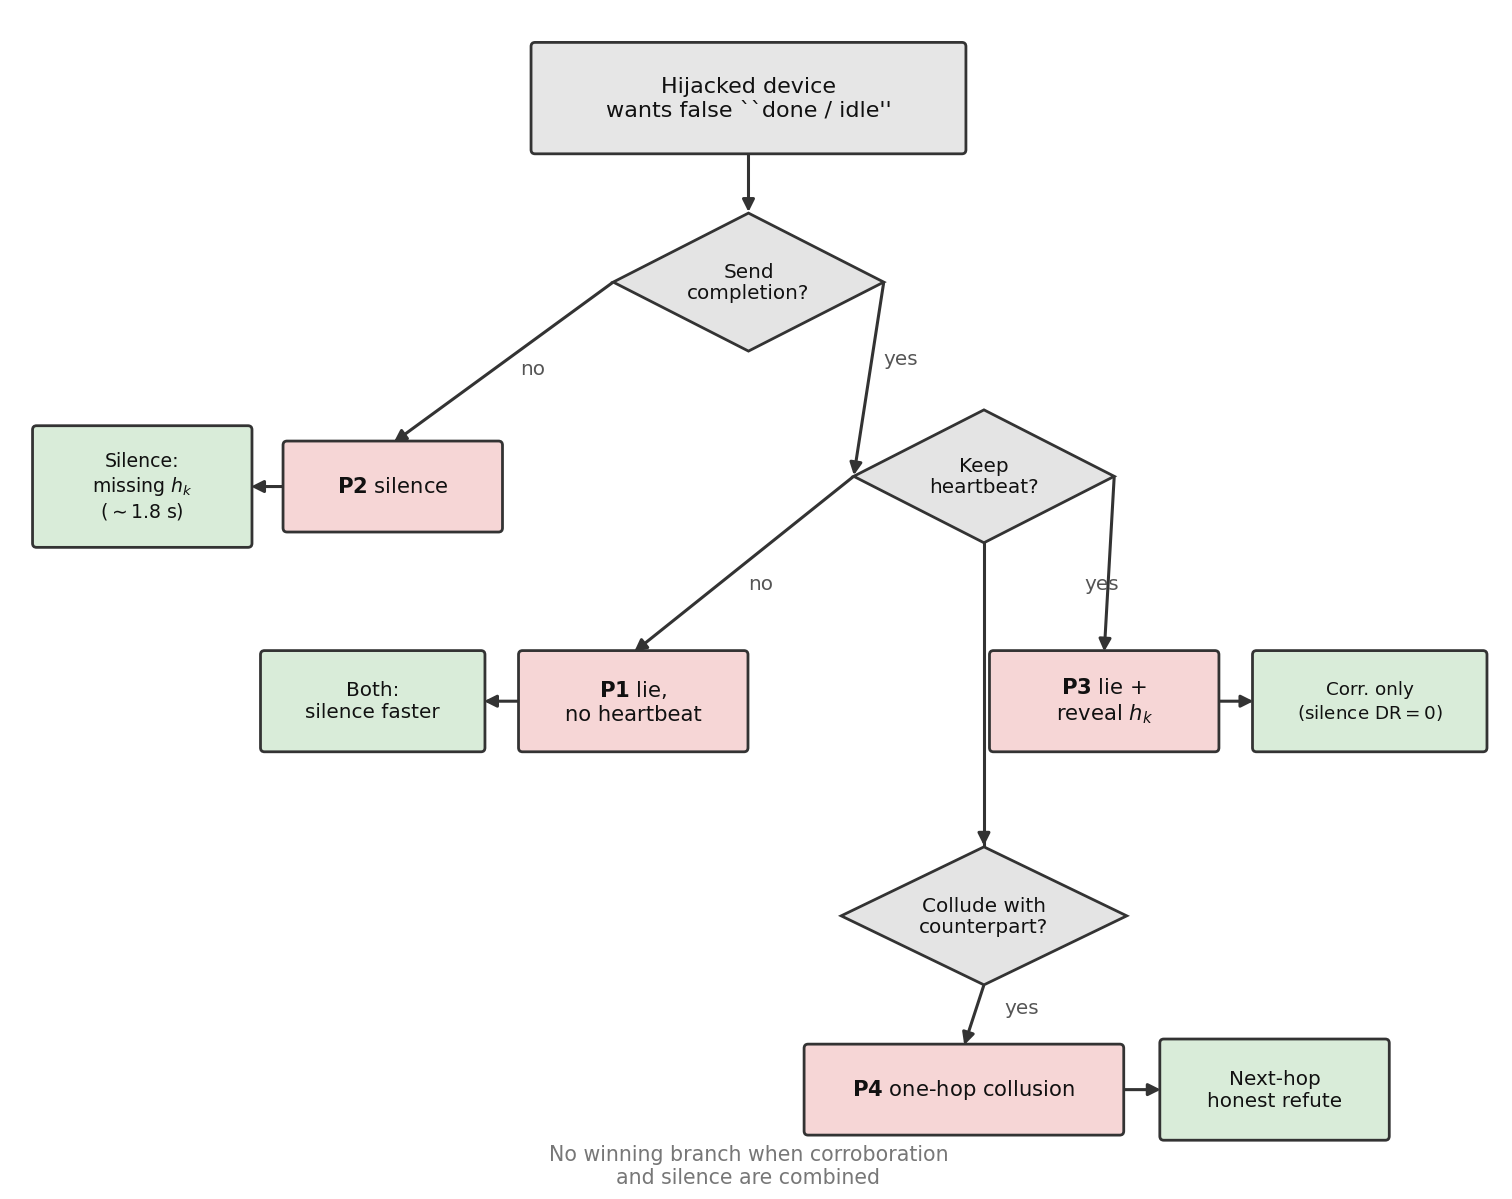

The script that saved this image:
# -*- coding: utf-8 -*-
"""Attacker decision tree P1--P4 (paper03 fig:attack-tree)."""
from __future__ import annotations

import os

import matplotlib

matplotlib.use("Agg")
import matplotlib.pyplot as plt
from matplotlib.patches import FancyArrowPatch, FancyBboxPatch, Polygon

HERE = os.path.dirname(os.path.abspath(__file__))
OUT = os.path.join(HERE, "fig_attack_tree")

plt.rcParams.update({
    "font.sans-serif": ["DejaVu Sans", "Arial", "Helvetica"],
    "axes.unicode_minus": False,
    "mathtext.fontset": "dejavusans",
    "figure.dpi": 200,
})

C_EDGE = "#333333"
C_NOTE = "#555555"
C_FAIL = "#e6e6e6"
C_DEC = "#e4e4e4"
C_ATK = "#f6d6d6"
C_DET = "#d9ecd9"


def rbox(ax, cx, cy, w, h, text, fc, fs=7.6):
    x, y = cx - w / 2, cy - h / 2
    ax.add_patch(FancyBboxPatch(
        (x, y), w, h, boxstyle="round,pad=0.02,rounding_size=0.04",
        facecolor=fc, edgecolor=C_EDGE, linewidth=1.0, zorder=3))
    ax.text(cx, cy, text, ha="center", va="center",
            fontsize=fs, color="#111", zorder=4, linespacing=1.2)
    return (cx, cy + h / 2), (cx, cy - h / 2), (cx - w / 2, cy), (cx + w / 2, cy)


def diamond(ax, cx, cy, w, h, text, fs=7.2):
    pts = [(cx, cy + h / 2), (cx + w / 2, cy), (cx, cy - h / 2), (cx - w / 2, cy)]
    ax.add_patch(Polygon(pts, closed=True, facecolor=C_DEC,
                         edgecolor=C_EDGE, linewidth=1.0, zorder=3))
    ax.text(cx, cy, text, ha="center", va="center", fontsize=fs,
            color="#111", zorder=4, linespacing=1.15)
    return (cx, cy + h / 2), (cx, cy - h / 2), (cx - w / 2, cy), (cx + w / 2, cy)


def arrow(ax, p, q):
    ax.add_patch(FancyArrowPatch(
        p, q, arrowstyle="-|>", mutation_scale=9, linewidth=1.1,
        color=C_EDGE, shrinkA=0.4, shrinkB=0.4, zorder=2))


def main() -> None:
    fig, ax = plt.subplots(figsize=(9.6, 7.6))
    ax.set_xlim(-0.15, 14.7)
    ax.set_ylim(-0.45, 11.0)
    ax.axis("off")

    root = rbox(ax, 7.2, 10.15, 4.3, 1.05,
                "Hijacked device\nwants false ``done / idle''", C_FAIL, 8.0)
    q1 = diamond(ax, 7.2, 8.35, 2.7, 1.35, "Send\ncompletion?")
    d2 = rbox(ax, 1.15, 6.35, 2.15, 1.15,
              r"Silence:" + "\n" + r"missing $h_k$" + "\n" + r"($\sim$1.8 s)",
              C_DET, 6.8)
    p2 = rbox(ax, 3.65, 6.35, 2.15, 0.85, r"$\mathbf{P2}$ silence", C_ATK)
    q2 = diamond(ax, 9.55, 6.45, 2.6, 1.3, "Keep\nheartbeat?")

    d1 = rbox(ax, 3.45, 4.25, 2.2, 0.95, "Both:\nsilence faster", C_DET, 7.2)
    p1 = rbox(ax, 6.05, 4.25, 2.25, 0.95, r"$\mathbf{P1}$ lie," + "\nno heartbeat", C_ATK)
    p3 = rbox(ax, 10.75, 4.25, 2.25, 0.95, r"$\mathbf{P3}$ lie +" + "\n" + r"reveal $h_k$", C_ATK)
    d3 = rbox(ax, 13.40, 4.25, 2.30, 0.95, "Corr. only\n(silence DR${=}0$)", C_DET, 6.6)

    q3 = diamond(ax, 9.55, 2.15, 2.85, 1.35, "Collude with\ncounterpart?")
    p4 = rbox(ax, 9.35, 0.45, 3.15, 0.85, r"$\mathbf{P4}$ one-hop collusion", C_ATK)
    d4 = rbox(ax, 12.45, 0.45, 2.25, 0.95, "Next-hop\nhonest refute", C_DET, 7.2)

    arrow(ax, root[1], q1[0])
    arrow(ax, q1[2], p2[0])
    arrow(ax, q1[3], q2[2])
    arrow(ax, p2[2], d2[3])
    arrow(ax, q2[2], p1[0])
    arrow(ax, q2[3], p3[0])
    arrow(ax, p1[2], d1[3])
    arrow(ax, p3[3], d3[2])
    ax.plot([9.55, 9.55], [q2[1][1], q3[0][1]], color=C_EDGE, lw=1.1, zorder=2)
    arrow(ax, (9.55, q3[0][1] + 0.12), q3[0])
    arrow(ax, q3[1], p4[0])
    arrow(ax, p4[3], d4[2])

    ax.text(5.05, 7.45, "no", fontsize=7.2, color=C_NOTE, ha="center")
    ax.text(8.55, 7.55, "yes", fontsize=7.2, color=C_NOTE, ha="left")
    ax.text(7.45, 5.35, "no", fontsize=7.2, color=C_NOTE, ha="right")
    ax.text(10.55, 5.35, "yes", fontsize=7.2, color=C_NOTE, ha="left")
    ax.text(9.75, 1.20, "yes", fontsize=7.2, color=C_NOTE, ha="left")

    ax.text(7.2, -0.08,
            "No winning branch when corroboration\nand silence are combined",
            ha="center", va="top", fontsize=7.4, color="#777")

    fig.savefig(OUT + ".pdf", bbox_inches="tight", pad_inches=0.06)
    fig.savefig(OUT + ".png", dpi=200, bbox_inches="tight", pad_inches=0.06)
    plt.close(fig)
    print("wrote", OUT + ".pdf")


if __name__ == "__main__":
    main()
